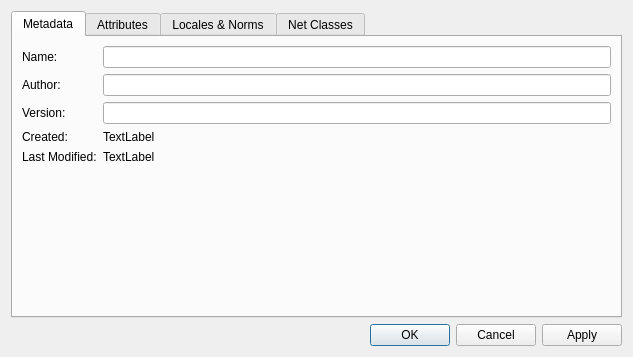
<?xml version="1.0" encoding="UTF-8"?>
<ui version="4.0">
 <class>librepcb::editor::ProjectSetupDialog</class>
 <widget class="QDialog" name="librepcb::editor::ProjectSetupDialog">
  <property name="geometry">
   <rect>
    <x>0</x>
    <y>0</y>
    <width>633</width>
    <height>357</height>
   </rect>
  </property>
  <property name="windowTitle">
   <string>Project Setup</string>
  </property>
  <layout class="QVBoxLayout" name="verticalLayout_3">
   <item>
    <widget class="QTabWidget" name="tabWidget">
     <property name="currentIndex">
      <number>0</number>
     </property>
     <widget class="QWidget" name="tabMetadata">
      <attribute name="title">
       <string>Metadata</string>
      </attribute>
      <layout class="QFormLayout" name="formLayout_2">
       <item row="0" column="0">
        <widget class="QLabel" name="label_31">
         <property name="text">
          <string>Name:</string>
         </property>
        </widget>
       </item>
       <item row="0" column="1">
        <widget class="QLineEdit" name="edtProjectName">
         <property name="maxLength">
          <number>255</number>
         </property>
        </widget>
       </item>
       <item row="1" column="0">
        <widget class="QLabel" name="label_36">
         <property name="text">
          <string>Author:</string>
         </property>
        </widget>
       </item>
       <item row="1" column="1">
        <widget class="QLineEdit" name="edtProjectAuthor"/>
       </item>
       <item row="2" column="0">
        <widget class="QLabel" name="label_35">
         <property name="text">
          <string>Version:</string>
         </property>
        </widget>
       </item>
       <item row="2" column="1">
        <widget class="QLineEdit" name="edtProjectVersion"/>
       </item>
       <item row="3" column="0">
        <widget class="QLabel" name="label_34">
         <property name="text">
          <string>Created:</string>
         </property>
        </widget>
       </item>
       <item row="3" column="1">
        <widget class="QLabel" name="lblProjectCreated">
         <property name="text">
          <string notr="true">TextLabel</string>
         </property>
        </widget>
       </item>
       <item row="4" column="0">
        <widget class="QLabel" name="label_32">
         <property name="text">
          <string>Last Modified:</string>
         </property>
        </widget>
       </item>
       <item row="4" column="1">
        <widget class="QLabel" name="lblProjectLastModified">
         <property name="text">
          <string notr="true">TextLabel</string>
         </property>
        </widget>
       </item>
      </layout>
     </widget>
     <widget class="QWidget" name="tabAttributes">
      <attribute name="title">
       <string>Attributes</string>
      </attribute>
      <layout class="QVBoxLayout" name="verticalLayout">
       <property name="spacing">
        <number>0</number>
       </property>
       <property name="leftMargin">
        <number>0</number>
       </property>
       <property name="topMargin">
        <number>0</number>
       </property>
       <property name="rightMargin">
        <number>0</number>
       </property>
       <property name="bottomMargin">
        <number>0</number>
       </property>
       <item>
        <widget class="librepcb::editor::AttributeListEditorWidget" name="edtProjectAttributes" native="true"/>
       </item>
      </layout>
     </widget>
     <widget class="QWidget" name="tabLocalesNorms">
      <attribute name="title">
       <string>Locales &amp;&amp; Norms</string>
      </attribute>
      <layout class="QGridLayout" name="gridLayout">
       <item row="2" column="0">
        <widget class="QLabel" name="label_2">
         <property name="text">
          <string>Preferred Norms:
(Highest priority at top)</string>
         </property>
         <property name="alignment">
          <set>Qt::AlignLeading|Qt::AlignLeft|Qt::AlignTop</set>
         </property>
        </widget>
       </item>
       <item row="1" column="0">
        <widget class="QLabel" name="label">
         <property name="sizePolicy">
          <sizepolicy hsizetype="Preferred" vsizetype="Preferred">
           <horstretch>0</horstretch>
           <verstretch>0</verstretch>
          </sizepolicy>
         </property>
         <property name="text">
          <string>Preferred Languages:
(Highest priority at top)</string>
         </property>
         <property name="alignment">
          <set>Qt::AlignLeading|Qt::AlignLeft|Qt::AlignTop</set>
         </property>
        </widget>
       </item>
       <item row="1" column="1">
        <layout class="QVBoxLayout" name="verticalLayout_2">
         <item>
          <widget class="QListWidget" name="lstLocaleOrder"/>
         </item>
         <item>
          <layout class="QHBoxLayout" name="horizontalLayout">
           <property name="spacing">
            <number>0</number>
           </property>
           <item>
            <widget class="QComboBox" name="cbxLocales"/>
           </item>
           <item>
            <widget class="QToolButton" name="btnLocaleAdd">
             <property name="icon">
              <iconset>
               <normaloff>:/img/actions/plus_2.png</normaloff>:/img/actions/plus_2.png</iconset>
             </property>
            </widget>
           </item>
           <item>
            <widget class="QToolButton" name="btnLocaleRemove">
             <property name="icon">
              <iconset>
               <normaloff>:/img/actions/minus.png</normaloff>:/img/actions/minus.png</iconset>
             </property>
            </widget>
           </item>
           <item>
            <widget class="QToolButton" name="btnLocaleUp">
             <property name="arrowType">
              <enum>Qt::UpArrow</enum>
             </property>
            </widget>
           </item>
           <item>
            <widget class="QToolButton" name="btnLocaleDown">
             <property name="arrowType">
              <enum>Qt::DownArrow</enum>
             </property>
            </widget>
           </item>
          </layout>
         </item>
        </layout>
       </item>
       <item row="3" column="0">
        <spacer name="verticalSpacer">
         <property name="orientation">
          <enum>Qt::Vertical</enum>
         </property>
         <property name="sizeHint" stdset="0">
          <size>
           <width>20</width>
           <height>40</height>
          </size>
         </property>
        </spacer>
       </item>
       <item row="2" column="1">
        <layout class="QVBoxLayout" name="verticalLayout_3">
         <item>
          <widget class="QListWidget" name="lstNormOrder"/>
         </item>
         <item>
          <layout class="QHBoxLayout" name="horizontalLayout_2">
           <property name="spacing">
            <number>0</number>
           </property>
           <item>
            <widget class="QComboBox" name="cbxNorms">
             <property name="editable">
              <bool>true</bool>
             </property>
            </widget>
           </item>
           <item>
            <widget class="QToolButton" name="btnNormAdd">
             <property name="icon">
              <iconset>
               <normaloff>:/img/actions/plus_2.png</normaloff>:/img/actions/plus_2.png</iconset>
             </property>
            </widget>
           </item>
           <item>
            <widget class="QToolButton" name="btnNormRemove">
             <property name="icon">
              <iconset>
               <normaloff>:/img/actions/minus.png</normaloff>:/img/actions/minus.png</iconset>
             </property>
            </widget>
           </item>
           <item>
            <widget class="QToolButton" name="btnNormUp">
             <property name="arrowType">
              <enum>Qt::UpArrow</enum>
             </property>
            </widget>
           </item>
           <item>
            <widget class="QToolButton" name="btnNormDown">
             <property name="arrowType">
              <enum>Qt::DownArrow</enum>
             </property>
            </widget>
           </item>
          </layout>
         </item>
        </layout>
       </item>
      </layout>
     </widget>
     <widget class="QWidget" name="tabNetClasses">
      <attribute name="title">
       <string>Net Classes</string>
      </attribute>
      <layout class="QVBoxLayout" name="verticalLayout_4">
       <item>
        <widget class="QListWidget" name="lstNetClasses">
         <property name="contextMenuPolicy">
          <enum>Qt::ActionsContextMenu</enum>
         </property>
         <property name="selectionMode">
          <enum>QAbstractItemView::ExtendedSelection</enum>
         </property>
         <property name="sortingEnabled">
          <bool>true</bool>
         </property>
        </widget>
       </item>
       <item>
        <layout class="QHBoxLayout" name="horizontalLayout_3">
         <item>
          <widget class="QLabel" name="label_4">
           <property name="text">
            <string>Add Net Class:</string>
           </property>
          </widget>
         </item>
         <item>
          <widget class="QLineEdit" name="edtNetClassName">
           <property name="maxLength">
            <number>100</number>
           </property>
           <property name="placeholderText">
            <string>Type name...</string>
           </property>
           <property name="clearButtonEnabled">
            <bool>true</bool>
           </property>
          </widget>
         </item>
        </layout>
       </item>
       <item>
        <widget class="QLabel" name="label_3">
         <property name="font">
          <font>
           <italic>true</italic>
          </font>
         </property>
         <property name="text">
          <string>Note: Checked net classes are in use and thus cannot be removed.</string>
         </property>
        </widget>
       </item>
      </layout>
     </widget>
    </widget>
   </item>
   <item>
    <widget class="QDialogButtonBox" name="buttonBox">
     <property name="standardButtons">
      <set>QDialogButtonBox::Apply|QDialogButtonBox::Cancel|QDialogButtonBox::Ok</set>
     </property>
    </widget>
   </item>
  </layout>
 </widget>
 <customwidgets>
  <customwidget>
   <class>librepcb::editor::AttributeListEditorWidget</class>
   <extends>QWidget</extends>
   <header location="global">librepcb/editor/widgets/attributelisteditorwidget.h</header>
   <container>1</container>
  </customwidget>
 </customwidgets>
 <resources/>
 <connections/>
</ui>
